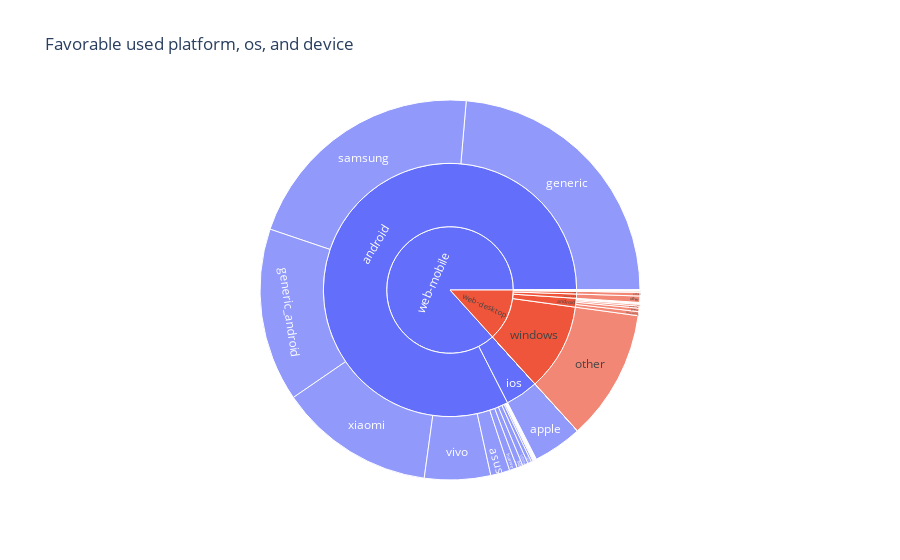

Notebook source saved alongside this figure:
### Code cell
# create dataframe
df_group = (df_new.groupby(['platform', 'os', 'device'])['login_status']
            .count()
            .reset_index()
            .rename(columns={'login_status':'count'}))
df_group = df_group.sort_values(by='count', ascending=False).reset_index(drop=True)

# plot sunburst
fig = px.sunburst(df_group, path=['platform', 'os', 'device'], values='count', 
                  #color='count', color_continuous_scale='magma',
                  title='Favorable used platform, os, and device')
fig.show()

### Figure 1 — Plotly figure (JSON) as saved in the notebook; plotly's stock layout.template omitted (floating-point values rounded to 4 significant figures)
{"data": [{"branchvalues": "total", "domain": {"x": [0, 1], "y": [0, 1]}, "hovertemplate": "labels=%{label}<br>count=%{value}<br>parent=%{parent}<br>id=%{id}<extra></extra>", "ids": ["web-desktop/android/amazon", "web-desktop/linux/amazon", "web-mobile/android/apple", "web-desktop/ios/apple", "web-mobile/ios/apple", "web-desktop/android/asus", "web-mobile/android/asus", "web-desktop/android/axioo", "web-mobile/android/axioo", "web-mobile/blackberry os/blackberry", "web-mobile/android/celkon", "web-desktop/android/coolpad", "web-mobile/android/coolpad", "web-desktop/android/fujitsu", "web-mobile/android/fujitsu", "web-mobile/android/galapad", "web-desktop/android/generic", "web-mobile/android/generic", "web-desktop/linux/generic", "web-desktop/other/generic", "web-mobile/other/generic", "web-desktop/android/generic_android", "web-mobile/android/generic_android", "web-mobile/android/gionee", "web-desktop/android/google", "web-mobile/android/google", "web-desktop/android/hisense", "web-mobile/android/hisense", "web-desktop/android/htc", "web-mobile/android/htc", "web-desktop/android/huawei", "web-mobile/android/huawei", "web-desktop/android/infinix", "web-mobile/android/infinix", "web-mobile/android/lava", "web-desktop/android/lenovo", "web-mobile/android/lenovo", "web-desktop/android/lg", "web-mobile/android/lg", "web-desktop/android/meizu", "web-mobile/android/meizu", "web-desktop/android/micromax", "web-mobile/android/micromax", "web-desktop/android/mito", "web-mobile/android/mito", "web-desktop/android/motorola", "web-mobile/android/motorola", "web-mobile/android/myphone", "web-desktop/android/nokia", "web-mobile/android/nokia", "web-desktop/other/nokia", "web-desktop/android/oneplus", "web-mobile/android/oneplus", "web-desktop/android/oppo", "web-mobile/android/oppo", "web-desktop/chrome os/other", "web-desktop/debian/other", "web-desktop/fedora/other", "web-desktop/linux/other", "web-mobile/linux/other", "web-desktop/mac os x/other", "web-desktop/other/other", "web-desktop/ubuntu/other", "web-desktop/windows/other", "web-mobile/windows/other", "web-mobile/mac os x/palm", "web-mobile/android/panasonic", "web-mobile/android/philips", "web-mobile/android/qmobile", "web-desktop/android/samsung", "web-mobile/android/samsung", "web-desktop/tizen/samsung", "web-mobile/android/sharp", "web-desktop/android/sony", "web-mobile/android/sony", "web-desktop/other/sony", "web-desktop/android/sonyericsson", "web-mobile/android/sonyericsson", "web-mobile/android/tecno", "web-mobile/android/trekstor", "web-mobile/android/umeox", "web-desktop/android/vivo", "web-mobile/android/vivo", "web-desktop/android/xiaomi", "web-mobile/android/xiaomi", "web-mobile/android/yifang", "web-desktop/android/zte", "web-mobile/android/zte", "web-desktop/android", "web-mobile/android", "web-mobile/blackberry os", "web-desktop/chrome os", "web-desktop/debian", "web-desktop/fedora", "web-desktop/ios", "web-mobile/ios", "web-desktop/linux", "web-mobile/linux", "web-desktop/mac os x", "web-mobile/mac os x", "web-desktop/other", "web-mobile/other", "web-desktop/tizen", "web-desktop/ubuntu", "web-desktop/windows", "web-mobile/windows", "web-desktop", "web-mobile"], "labels": ["amazon", "amazon", "apple", "apple", "apple", "asus", "asus", "axioo", "axioo", "blackberry", "celkon", "coolpad", "coolpad", "fujitsu", "fujitsu", "galapad", "generic", "generic", "generic", "generic", "generic", "generic_android", "generic_android", "gionee", "google", "google", "hisense", "hisense", "htc", "htc", "huawei", "huawei", "infinix", "infinix", "lava", "lenovo", "lenovo", "lg", "lg", "meizu", "meizu", "micromax", "micromax", "mito", "mito", "motorola", "motorola", "myphone", "nokia", "nokia", "nokia", "oneplus", "oneplus", "oppo", "oppo", "other", "other", "other", "other", "other", "other", "other", "other", "other", "other", "palm", "panasonic", "philips", "qmobile", "samsung", "samsung", "samsung", "sharp", "sony", "sony", "sony", "sonyericsson", "sonyericsson", "tecno", "trekstor", "umeox", "vivo", "vivo", "xiaomi", "xiaomi", "yifang", "zte", "zte", "android", "android", "blackberry os", "chrome os", "debian", "fedora", "ios", "ios", "linux", "linux", "mac os x", "mac os x", "other", "other", "tizen", "ubuntu", "windows", "windows", "web-desktop", "web-mobile"], "name": "", "parents": ["web-desktop/android", "web-desktop/linux", "web-mobile/android", "web-desktop/ios", "web-mobile/ios", "web-desktop/android", "web-mobile/android", "web-desktop/android", "web-mobile/android", "web-mobile/blackberry os", "web-mobile/android", "web-desktop/android", "web-mobile/android", "web-desktop/android", "web-mobile/android", "web-mobile/android", "web-desktop/android", "web-mobile/android", "web-desktop/linux", "web-desktop/other", "web-mobile/other", "web-desktop/android", "web-mobile/android", "web-mobile/android", "web-desktop/android", "web-mobile/android", "web-desktop/android", "web-mobile/android", "web-desktop/android", "web-mobile/android", "web-desktop/android", "web-mobile/android", "web-desktop/android", "web-mobile/android", "web-mobile/android", "web-desktop/android", "web-mobile/android", "web-desktop/android", "web-mobile/android", "web-desktop/android", "web-mobile/android", "web-desktop/android", "web-mobile/android", "web-desktop/android", "web-mobile/android", "web-desktop/android", "web-mobile/android", "web-mobile/android", "web-desktop/android", "web-mobile/android", "web-desktop/other", "web-desktop/android", "web-mobile/android", "web-desktop/android", "web-mobile/android", "web-desktop/chrome os", "web-desktop/debian", "web-desktop/fedora", "web-desktop/linux", "web-mobile/linux", "web-desktop/mac os x", "web-desktop/other", "web-desktop/ubuntu", "web-desktop/windows", "web-mobile/windows", "web-mobile/mac os x", "web-mobile/android", "web-mobile/android", "web-mobile/android", "web-desktop/android", "web-mobile/android", "web-desktop/tizen", "web-mobile/android", "web-desktop/android", "web-mobile/android", "web-desktop/other", "web-desktop/android", "web-mobile/android", "web-mobile/android", "web-mobile/android", "web-mobile/android", "web-desktop/android", "web-mobile/android", "web-desktop/android", "web-mobile/android", "web-mobile/android", "web-desktop/android", "web-mobile/android", "web-desktop", "web-mobile", "web-mobile", "web-desktop", "web-desktop", "web-desktop", "web-desktop", "web-mobile", "web-desktop", "web-mobile", "web-desktop", "web-mobile", "web-desktop", "web-mobile", "web-desktop", "web-desktop", "web-desktop", "web-mobile", "", ""], "type": "sunburst", "values": [5, 1, 1, 367, 16494, 90, 6431, 1, 2, 1, 1, 2, 56, 4, 29, 3, 1116, 93061, 3, 1, 3, 709, 58106, 21, 1, 12, 4, 49, 1, 45, 68, 2605, 53, 1886, 214, 79, 1221, 12, 1993, 3, 117, 3, 17, 2, 60, 5, 103, 1, 11, 604, 1, 2, 51, 4, 164, 59, 1, 33, 1321, 4, 2130, 97, 65, 43813, 1, 2, 1, 5, 2, 1361, 83382, 27, 17, 3, 52, 15, 14, 206, 19, 1, 5, 280, 22130, 568, 52208, 4, 2, 7, 4403, 324892, 1, 59, 1, 33, 367, 16494, 1325, 4, 2130, 2, 114, 3, 27, 65, 43813, 1, 52337, 341397]}], "layout": {"legend": {"tracegroupgap": 0}, "title": {"text": "Favorable used platform, os, and device"}}}
